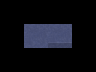

Rendered tile map (Tiled .tmx) drawn with the repository's tilesets; below, a short description and the map source with its tile grids summarised:
An orthogonal 4x3 tile map with 24x24 px tiles, 2 tile layers (regions, input_Ground), 2 tilesets and 1 object (Trigger).

<map version="1.4" tiledversion="1.4.2" orientation="orthogonal" renderorder="right-down" width="4" height="3" tilewidth="24" tileheight="24" infinite="0" nextlayerid="4" nextobjectid="2">
 <properties>
  <property name="NoOverlappingRules" value="1" />
 </properties>
 <tileset firstgid="1" name="sewer_tileset" tilewidth="24" tileheight="24" tilecount="72" columns="8">
  <image source="../sewer_tileset.png" trans="ff00ff" width="192" height="217" />
 </tileset>
 <tileset firstgid="73" name="rules_sewers" tilewidth="24" tileheight="24" tilecount="6" columns="3">
  <image source="rules_sewers.png" width="72" height="48" />
 </tileset>
 <layer id="1" name="regions" width="4" height="3">
  <data>[12 cells, 2 non-empty, 1 distinct tile ids]</data>
 </layer>
 <layer id="2" name="input_Ground" width="4" height="3">
  <data>[12 cells, 2 non-empty, 2 distinct tile ids]</data>
 </layer>
 <objectgroup id="3" name="output_GroundEffects">
  <object id="1" name="2" type="Trigger" x="48" y="24" width="24" height="24">
   <properties>
    <property name="triggering" value="trigger42" />
   </properties>
  </object>
 </objectgroup>
</map>
